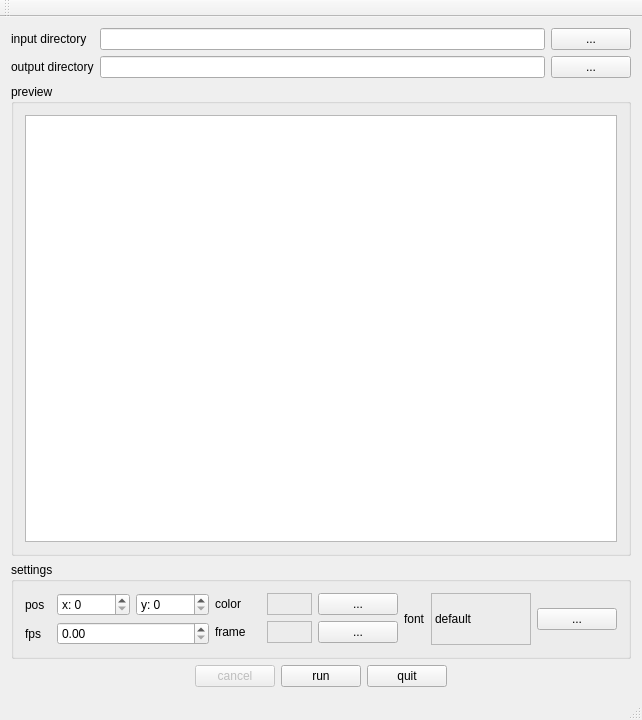
<?xml version="1.0" encoding="UTF-8"?>
<ui version="4.0">
 <class>MainWindowClass</class>
 <widget class="QMainWindow" name="MainWindowClass">
  <property name="geometry">
   <rect>
    <x>0</x>
    <y>0</y>
    <width>642</width>
    <height>720</height>
   </rect>
  </property>
  <property name="windowTitle">
   <string>Time Code</string>
  </property>
  <widget class="QWidget" name="centralWidget">
   <layout class="QVBoxLayout" name="verticalLayout_3">
    <item>
     <layout class="QGridLayout" name="gridLayout">
      <item row="0" column="0">
       <widget class="QLabel" name="label">
        <property name="text">
         <string>input directory</string>
        </property>
       </widget>
      </item>
      <item row="0" column="1">
       <widget class="QLineEdit" name="ui_input_dir"/>
      </item>
      <item row="0" column="2">
       <widget class="QPushButton" name="ui_input_browse">
        <property name="sizePolicy">
         <sizepolicy hsizetype="Fixed" vsizetype="Fixed">
          <horstretch>0</horstretch>
          <verstretch>0</verstretch>
         </sizepolicy>
        </property>
        <property name="text">
         <string>...</string>
        </property>
       </widget>
      </item>
      <item row="1" column="0">
       <widget class="QLabel" name="label_2">
        <property name="text">
         <string>output directory</string>
        </property>
       </widget>
      </item>
      <item row="1" column="1">
       <widget class="QLineEdit" name="ui_output_dir"/>
      </item>
      <item row="1" column="2">
       <widget class="QPushButton" name="ui_output_browse">
        <property name="sizePolicy">
         <sizepolicy hsizetype="Fixed" vsizetype="Fixed">
          <horstretch>0</horstretch>
          <verstretch>0</verstretch>
         </sizepolicy>
        </property>
        <property name="text">
         <string>...</string>
        </property>
       </widget>
      </item>
     </layout>
    </item>
    <item>
     <widget class="QGroupBox" name="groupBox">
      <property name="sizePolicy">
       <sizepolicy hsizetype="Preferred" vsizetype="Expanding">
        <horstretch>0</horstretch>
        <verstretch>0</verstretch>
       </sizepolicy>
      </property>
      <property name="minimumSize">
       <size>
        <width>570</width>
        <height>400</height>
       </size>
      </property>
      <property name="title">
       <string>preview</string>
      </property>
      <layout class="QHBoxLayout" name="horizontalLayout_6">
       <item>
        <widget class="QGraphicsView" name="ui_preview"/>
       </item>
      </layout>
     </widget>
    </item>
    <item>
     <widget class="QGroupBox" name="groupBox_2">
      <property name="sizePolicy">
       <sizepolicy hsizetype="Preferred" vsizetype="Preferred">
        <horstretch>0</horstretch>
        <verstretch>0</verstretch>
       </sizepolicy>
      </property>
      <property name="title">
       <string>settings</string>
      </property>
      <layout class="QHBoxLayout" name="horizontalLayout_3">
       <item>
        <layout class="QGridLayout" name="gridLayout_2">
         <item row="0" column="0">
          <widget class="QLabel" name="label_3">
           <property name="text">
            <string>pos</string>
           </property>
          </widget>
         </item>
         <item row="0" column="1">
          <layout class="QHBoxLayout" name="horizontalLayout">
           <item>
            <widget class="QSpinBox" name="ui_pos_x">
             <property name="sizePolicy">
              <sizepolicy hsizetype="Fixed" vsizetype="Fixed">
               <horstretch>0</horstretch>
               <verstretch>0</verstretch>
              </sizepolicy>
             </property>
             <property name="prefix">
              <string>x: </string>
             </property>
             <property name="maximum">
              <number>99999</number>
             </property>
            </widget>
           </item>
           <item>
            <widget class="QSpinBox" name="ui_pos_y">
             <property name="sizePolicy">
              <sizepolicy hsizetype="Fixed" vsizetype="Fixed">
               <horstretch>0</horstretch>
               <verstretch>0</verstretch>
              </sizepolicy>
             </property>
             <property name="prefix">
              <string>y: </string>
             </property>
             <property name="maximum">
              <number>99999</number>
             </property>
            </widget>
           </item>
          </layout>
         </item>
         <item row="1" column="0">
          <widget class="QLabel" name="label_4">
           <property name="text">
            <string>fps</string>
           </property>
          </widget>
         </item>
         <item row="1" column="1">
          <widget class="QDoubleSpinBox" name="ui_framerate"/>
         </item>
        </layout>
       </item>
       <item>
        <layout class="QGridLayout" name="gridLayout_3">
         <item row="0" column="0">
          <widget class="QLabel" name="label_5">
           <property name="text">
            <string>color</string>
           </property>
          </widget>
         </item>
         <item row="0" column="1">
          <widget class="QFrame" name="ui_color">
           <property name="sizePolicy">
            <sizepolicy hsizetype="Preferred" vsizetype="Preferred">
             <horstretch>0</horstretch>
             <verstretch>0</verstretch>
            </sizepolicy>
           </property>
           <property name="minimumSize">
            <size>
             <width>20</width>
             <height>20</height>
            </size>
           </property>
           <property name="frameShape">
            <enum>QFrame::StyledPanel</enum>
           </property>
           <property name="frameShadow">
            <enum>QFrame::Plain</enum>
           </property>
          </widget>
         </item>
         <item row="0" column="2">
          <widget class="QPushButton" name="ui_color_browse">
           <property name="sizePolicy">
            <sizepolicy hsizetype="Fixed" vsizetype="Fixed">
             <horstretch>0</horstretch>
             <verstretch>0</verstretch>
            </sizepolicy>
           </property>
           <property name="text">
            <string>...</string>
           </property>
          </widget>
         </item>
         <item row="1" column="0">
          <widget class="QLabel" name="label_7">
           <property name="text">
            <string>frame</string>
           </property>
          </widget>
         </item>
         <item row="1" column="1">
          <widget class="QFrame" name="ui_frame_color">
           <property name="frameShape">
            <enum>QFrame::StyledPanel</enum>
           </property>
          </widget>
         </item>
         <item row="1" column="2">
          <widget class="QPushButton" name="ui_frame_color_browse">
           <property name="text">
            <string>...</string>
           </property>
          </widget>
         </item>
        </layout>
       </item>
       <item>
        <layout class="QHBoxLayout" name="horizontalLayout_2">
         <item>
          <widget class="QLabel" name="label_6">
           <property name="text">
            <string>font</string>
           </property>
          </widget>
         </item>
         <item>
          <widget class="QLabel" name="ui_font_name">
           <property name="sizePolicy">
            <sizepolicy hsizetype="Preferred" vsizetype="Fixed">
             <horstretch>0</horstretch>
             <verstretch>0</verstretch>
            </sizepolicy>
           </property>
           <property name="minimumSize">
            <size>
             <width>100</width>
             <height>52</height>
            </size>
           </property>
           <property name="layoutDirection">
            <enum>Qt::LeftToRight</enum>
           </property>
           <property name="frameShape">
            <enum>QFrame::StyledPanel</enum>
           </property>
           <property name="text">
            <string>default</string>
           </property>
          </widget>
         </item>
         <item>
          <widget class="QPushButton" name="ui_font_browse">
           <property name="sizePolicy">
            <sizepolicy hsizetype="Fixed" vsizetype="Fixed">
             <horstretch>0</horstretch>
             <verstretch>0</verstretch>
            </sizepolicy>
           </property>
           <property name="text">
            <string>...</string>
           </property>
          </widget>
         </item>
        </layout>
       </item>
      </layout>
     </widget>
    </item>
    <item>
     <layout class="QHBoxLayout" name="horizontalLayout_5">
      <item>
       <spacer name="horizontalSpacer">
        <property name="orientation">
         <enum>Qt::Horizontal</enum>
        </property>
        <property name="sizeHint" stdset="0">
         <size>
          <width>40</width>
          <height>20</height>
         </size>
        </property>
       </spacer>
      </item>
      <item>
       <widget class="QPushButton" name="ui_cancel_button">
        <property name="enabled">
         <bool>false</bool>
        </property>
        <property name="text">
         <string>cancel</string>
        </property>
       </widget>
      </item>
      <item>
       <widget class="QPushButton" name="ui_run_button">
        <property name="text">
         <string>run</string>
        </property>
       </widget>
      </item>
      <item>
       <widget class="QPushButton" name="ui_quit_button">
        <property name="text">
         <string>quit</string>
        </property>
       </widget>
      </item>
      <item>
       <spacer name="horizontalSpacer_2">
        <property name="orientation">
         <enum>Qt::Horizontal</enum>
        </property>
        <property name="sizeHint" stdset="0">
         <size>
          <width>40</width>
          <height>20</height>
         </size>
        </property>
       </spacer>
      </item>
     </layout>
    </item>
   </layout>
  </widget>
  <widget class="QMenuBar" name="menuBar">
   <property name="geometry">
    <rect>
     <x>0</x>
     <y>0</y>
     <width>642</width>
     <height>22</height>
    </rect>
   </property>
  </widget>
  <widget class="QToolBar" name="mainToolBar">
   <attribute name="toolBarArea">
    <enum>TopToolBarArea</enum>
   </attribute>
   <attribute name="toolBarBreak">
    <bool>false</bool>
   </attribute>
  </widget>
  <widget class="QStatusBar" name="statusBar"/>
 </widget>
 <layoutdefault spacing="6" margin="11"/>
 <tabstops>
  <tabstop>ui_input_dir</tabstop>
  <tabstop>ui_input_browse</tabstop>
  <tabstop>ui_output_dir</tabstop>
  <tabstop>ui_output_browse</tabstop>
  <tabstop>ui_pos_x</tabstop>
  <tabstop>ui_pos_y</tabstop>
  <tabstop>ui_framerate</tabstop>
  <tabstop>ui_font_browse</tabstop>
  <tabstop>ui_run_button</tabstop>
  <tabstop>ui_quit_button</tabstop>
 </tabstops>
 <resources/>
 <connections>
  <connection>
   <sender>ui_quit_button</sender>
   <signal>clicked()</signal>
   <receiver>MainWindowClass</receiver>
   <slot>close()</slot>
   <hints>
    <hint type="sourcelabel">
     <x>374</x>
     <y>666</y>
    </hint>
    <hint type="destinationlabel">
     <x>512</x>
     <y>663</y>
    </hint>
   </hints>
  </connection>
  <connection>
   <sender>ui_input_browse</sender>
   <signal>clicked()</signal>
   <receiver>MainWindowClass</receiver>
   <slot>browseInputDir()</slot>
   <hints>
    <hint type="sourcelabel">
     <x>629</x>
     <y>79</y>
    </hint>
    <hint type="destinationlabel">
     <x>597</x>
     <y>45</y>
    </hint>
   </hints>
  </connection>
  <connection>
   <sender>ui_output_browse</sender>
   <signal>clicked()</signal>
   <receiver>MainWindowClass</receiver>
   <slot>browseOutputDir()</slot>
   <hints>
    <hint type="sourcelabel">
     <x>629</x>
     <y>111</y>
    </hint>
    <hint type="destinationlabel">
     <x>597</x>
     <y>97</y>
    </hint>
   </hints>
  </connection>
  <connection>
   <sender>ui_font_browse</sender>
   <signal>clicked()</signal>
   <receiver>MainWindowClass</receiver>
   <slot>changeFont()</slot>
   <hints>
    <hint type="sourcelabel">
     <x>561</x>
     <y>606</y>
    </hint>
    <hint type="destinationlabel">
     <x>584</x>
     <y>648</y>
    </hint>
   </hints>
  </connection>
  <connection>
   <sender>ui_color_browse</sender>
   <signal>clicked()</signal>
   <receiver>MainWindowClass</receiver>
   <slot>changeColor()</slot>
   <hints>
    <hint type="sourcelabel">
     <x>388</x>
     <y>573</y>
    </hint>
    <hint type="destinationlabel">
     <x>596</x>
     <y>559</y>
    </hint>
   </hints>
  </connection>
  <connection>
   <sender>ui_pos_x</sender>
   <signal>valueChanged(int)</signal>
   <receiver>MainWindowClass</receiver>
   <slot>updateTextPosition()</slot>
   <hints>
    <hint type="sourcelabel">
     <x>117</x>
     <y>579</y>
    </hint>
    <hint type="destinationlabel">
     <x>38</x>
     <y>673</y>
    </hint>
   </hints>
  </connection>
  <connection>
   <sender>ui_pos_y</sender>
   <signal>valueChanged(int)</signal>
   <receiver>MainWindowClass</receiver>
   <slot>updateTextPosition()</slot>
   <hints>
    <hint type="sourcelabel">
     <x>198</x>
     <y>588</y>
    </hint>
    <hint type="destinationlabel">
     <x>146</x>
     <y>679</y>
    </hint>
   </hints>
  </connection>
  <connection>
   <sender>ui_run_button</sender>
   <signal>clicked()</signal>
   <receiver>MainWindowClass</receiver>
   <slot>process()</slot>
   <hints>
    <hint type="sourcelabel">
     <x>312</x>
     <y>666</y>
    </hint>
    <hint type="destinationlabel">
     <x>260</x>
     <y>688</y>
    </hint>
   </hints>
  </connection>
  <connection>
   <sender>ui_cancel_button</sender>
   <signal>clicked()</signal>
   <receiver>MainWindowClass</receiver>
   <slot>setStopFlag()</slot>
   <hints>
    <hint type="sourcelabel">
     <x>246</x>
     <y>672</y>
    </hint>
    <hint type="destinationlabel">
     <x>171</x>
     <y>687</y>
    </hint>
   </hints>
  </connection>
  <connection>
   <sender>ui_quit_button</sender>
   <signal>clicked()</signal>
   <receiver>MainWindowClass</receiver>
   <slot>setStopFlag()</slot>
   <hints>
    <hint type="sourcelabel">
     <x>385</x>
     <y>675</y>
    </hint>
    <hint type="destinationlabel">
     <x>468</x>
     <y>678</y>
    </hint>
   </hints>
  </connection>
  <connection>
   <sender>ui_frame_color_browse</sender>
   <signal>clicked()</signal>
   <receiver>MainWindowClass</receiver>
   <slot>changeFrameColor()</slot>
   <hints>
    <hint type="sourcelabel">
     <x>404</x>
     <y>611</y>
    </hint>
    <hint type="destinationlabel">
     <x>443</x>
     <y>650</y>
    </hint>
   </hints>
  </connection>
  <connection>
   <sender>MainWindowClass</sender>
   <signal>destroyed()</signal>
   <receiver>MainWindowClass</receiver>
   <slot>setStopFlag()</slot>
   <hints>
    <hint type="sourcelabel">
     <x>30</x>
     <y>45</y>
    </hint>
    <hint type="destinationlabel">
     <x>79</x>
     <y>43</y>
    </hint>
   </hints>
  </connection>
 </connections>
 <slots>
  <slot>browseInputDir()</slot>
  <slot>browseOutputDir()</slot>
  <slot>changeFont()</slot>
  <slot>changeColor()</slot>
  <slot>updateTextPosition()</slot>
  <slot>process()</slot>
  <slot>setStopFlag()</slot>
  <slot>changeFrameColor()</slot>
 </slots>
</ui>
